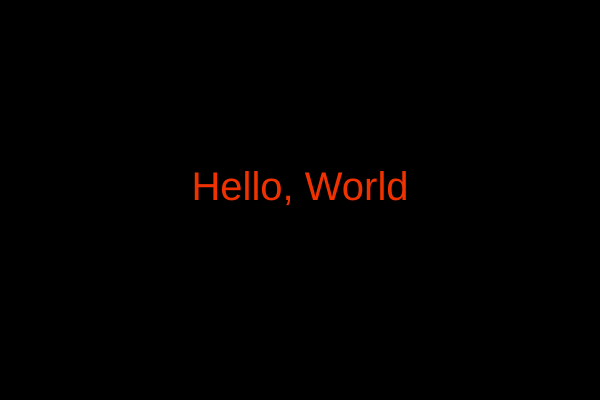
Frame 1 (no input)
Frame 60 (no input): identical to frame 1, image omitted
Frame 120 (the mouse pressed at the canvas centre since frame 60): identical to frame 1, image omitted

The p5.js sketch that drew this single still picture (run headless with seeded random() and noise() and a simulated clock; from frame 60 on, the mouse is pressed at the canvas centre):

// p5.js sketch
// ── sketch.js
// Setup code goes here
function setup() {
  createCanvas(600, 400);
  textSize(40);
  textAlign(CENTER);
 }


// Draw code goes here
function draw() {
  background(0);
  fill(240, 50, 0);
  text("Hello, World", width/2, height/2);
}
